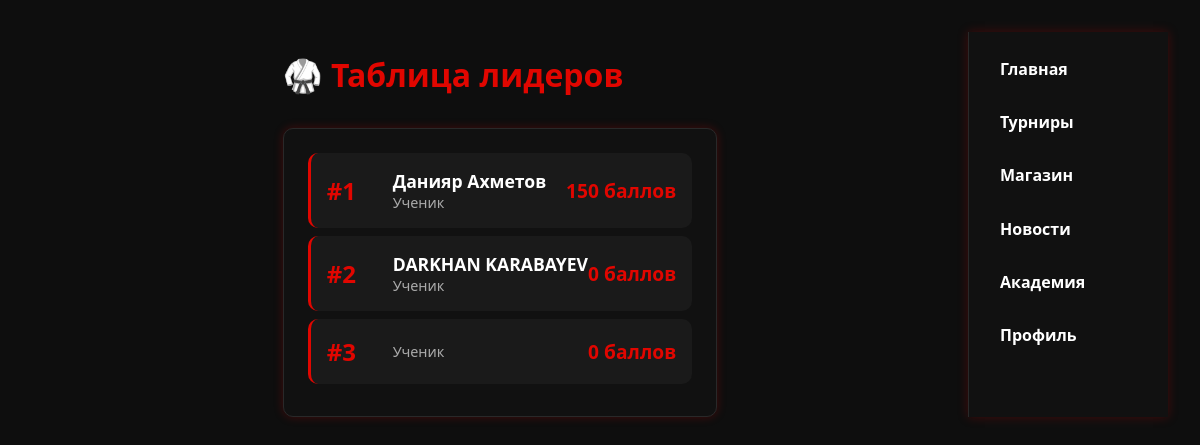
The page /leaderboard/ (signed in) on the database as committed earlier.
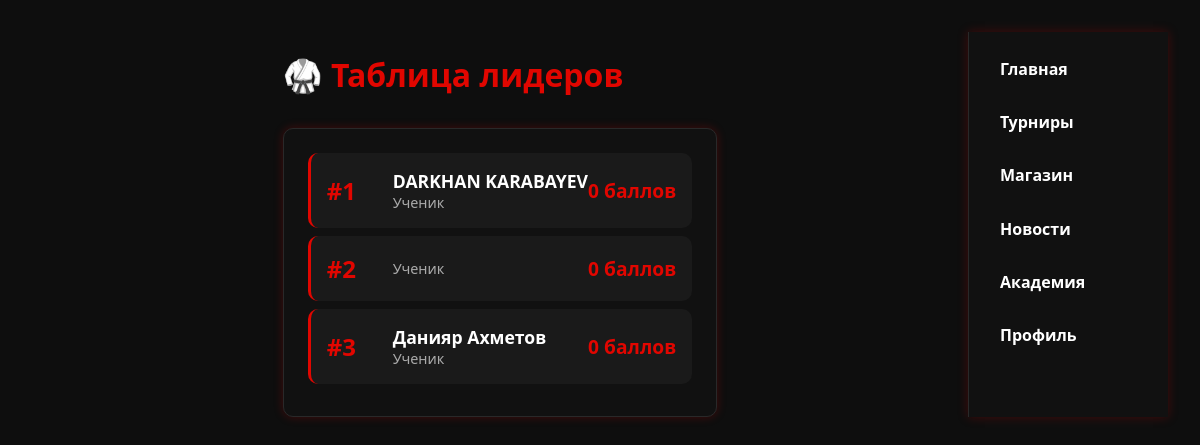
The same page on the database as committed later.
### users/models.py (models this page shows, shortened)
class User(AbstractUser):
    ROLE_CHOICES = [
        ("student", "Ученик"),
        ("parent", "Родитель"),
        ("coach", "Тренер"),
        ("admin", "Администратор"),
    ]
    role = models.CharField(
        max_length=10, choices=ROLE_CHOICES, default="student", verbose_name="Роль"
    )
    phone = models.CharField(max_length=20, blank=True, verbose_name="Телефон")
    birth_date = models.DateField(null=True, blank=True, verbose_name="Дата рождения")
    points = models.PositiveIntegerField(default=0, verbose_name="Баллы")
    is_email_verified = models.BooleanField(default=False, verbose_name="Email подтвержден")
    photo = models.ImageField(
        upload_to="users/photos/", blank=True, null=True, verbose_name="Фото профиля"
    )
    class Meta:
        verbose_name = "Пользователь"
        verbose_name_plural = "Пользователи"
    def get_role_display(self):
        return dict(self.ROLE_CHOICES).get(self.role, self.role)

### dashboard/views.py (the view)
# urls.py: path("leaderboard/", views.leaderboard, name="leaderboard"),
@login_required
def leaderboard(request):
    students = User.objects.filter(role="student").order_by("-points")[:20]
    return render(request, "dashboard/leaderboard.html", {"students": students})

### templates/dashboard/leaderboard.html (shortened to what this page needs)
<!DOCTYPE html>
<html lang="ru">
<head>
</head>
<body>
  <div class="container">
    <h1>🥋 Таблица лидеров</h1>
    <div class="leaderboard">
      {% if students %}
        {% for student in students %}
          <div class="leaderboard-item">
            <div class="rank">#{{ forloop.counter }}</div>
            <div class="student-info">
              <div class="student-name">{{ student.get_full_name }}</div>
              <div class="student-role">{{ student.get_role_display }}</div>
            </div>
            <div class="points">{{ student.points }} баллов</div>
          </div>
        {% endfor %}
      {% else %}
        <p>Пока нет данных для отображения</p>
      {% endif %}
    </div>
  </div>
  <nav>
    <a href="{% url 'dashboard:home' %}">Главная</a>
    <a href="{% url 'tournaments:list' %}">Турниры</a>
    <a href="{% url 'store:list' %}">Магазин</a>
    <a href="{% url 'announcements:list' %}">Новости</a>
    <a href="{% url 'gyms:list' %}">Академия</a>
    <a href="{% url 'users:profile' %}">Профиль</a>
  </nav>
</body>
</html>

Rows that differ between the two databases and show on the page:
changed User "Данияр Ахметов": points "150" → "0"; moves down the list
